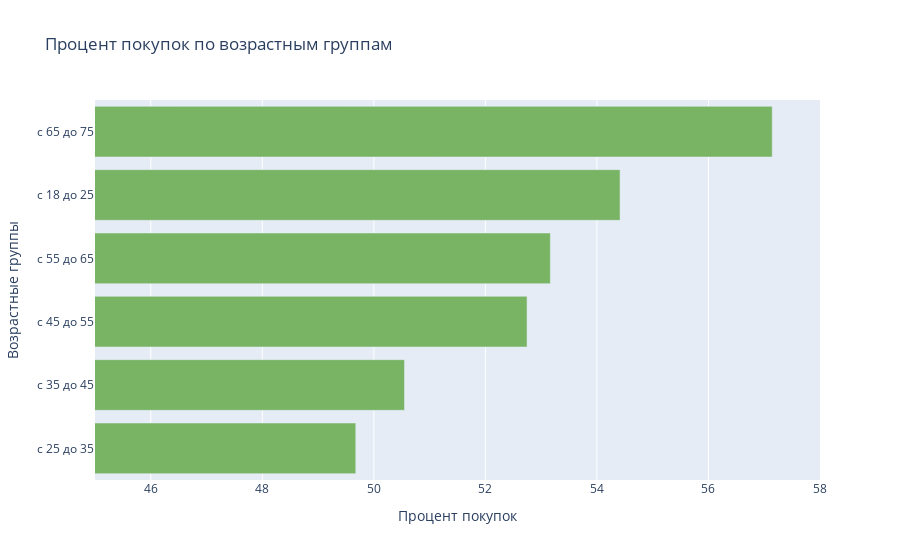

Notebook code cell kept with this figure:
### Code cell
layout = {'title': 'Процент покупок по возрастным группам',
          'xaxis': {'title': 'Процент покупок','range':[45,58]},'yaxis': {'title': 'Возрастные группы'}}
fig = go.Figure(
    data=[go.Bar(x=df_yearsbuy, 
                 y=df_yearsbuy.index,
                marker_color='rgb(120, 180, 100)',orientation='h')],
    layout=layout
)
fig.show()

### Figure 1 — Plotly figure (JSON) as saved in the notebook; plotly's stock layout.template omitted (floating-point values rounded to 4 significant figures)
{"data": [{"marker": {"color": "rgb(120, 180, 100)"}, "orientation": "h", "type": "bar", "x": [49.68, 50.55, 52.75, 53.16, 54.41, 57.14], "y": ["c 25 до 35", "c 35 до 45", "c 45 до 55", "c 55 до 65", "c 18 до 25", "c 65 до 75"]}], "layout": {"title": {"text": "Процент покупок по возрастным группам"}, "xaxis": {"range": [45, 58], "title": {"text": "Процент покупок"}}, "yaxis": {"title": {"text": "Возрастные группы"}}}}
